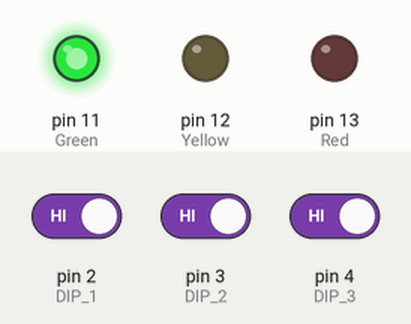
A sketch run on a simulated Arduino Uno, built with avr-gcc and run on an emulated ATmega328P. Shown: output pins drawn as LEDs (lit = HIGH). The inputs (shaded band) are chosen by the test bench; at power-on: pin 2 (DIP_1) HIGH, pin 3 (DIP_2) HIGH, pin 4 (DIP_3) HIGH.

Above: at 1.2 s.
1.3 s: pin 2 (DIP_1) driven LOW
At 2.3 s:
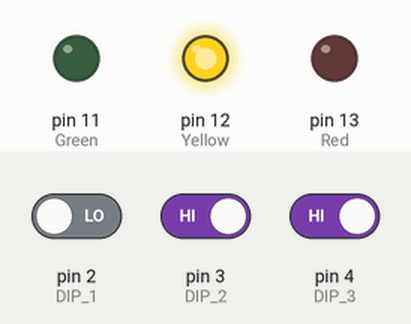
2.8 s: pin 2 (DIP_1) driven HIGH
At 3.4 s:
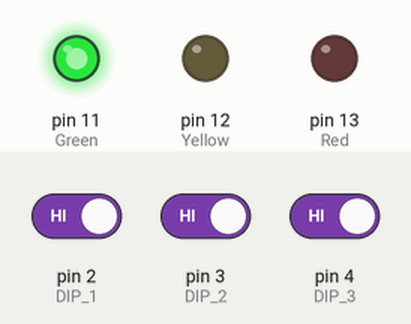
4.3 s: pin 3 (DIP_2) driven LOW
At 4.6 s:
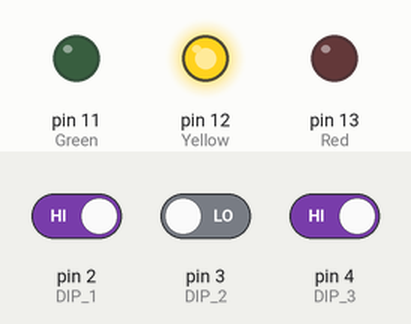
5.8 s: pin 2 (DIP_1) driven LOW and pin 4 (DIP_3) driven LOW
At 6.9 s:
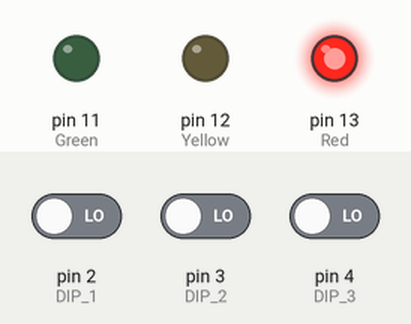
Timing chart, 0 to 8.3 s (numbered marks = the images above; inputs shaded):
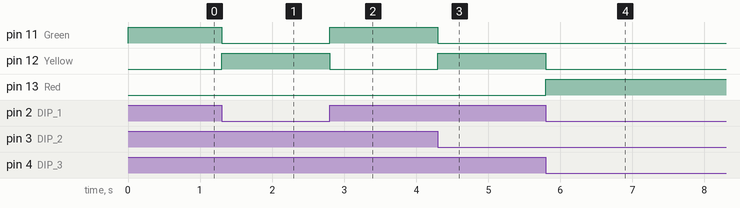

Measured:
- after the input at 1.3 s, pin 11 (Green): HIGH → LOW at once; pin 12 (Yellow): LOW → HIGH at once
- after the input at 2.8 s, pin 11 (Green): LOW → HIGH at once; pin 12 (Yellow): HIGH → LOW at once
- after the input at 4.3 s, pin 11 (Green): HIGH → LOW at once; pin 12 (Yellow): LOW → HIGH at once
- after the input at 5.8 s, pin 12 (Yellow): HIGH → LOW at once; pin 13 (Red): LOW → HIGH at once

The sketch:

smart_parking_system1.ino
```cpp
void setup() {
  pinMode(2, INPUT_PULLUP); // DIP 1
  pinMode(3, INPUT_PULLUP); // DIP 2
  pinMode(4, INPUT_PULLUP); // DIP 3

  pinMode(13, OUTPUT); // Red
  pinMode(12, OUTPUT); // Yellow
  pinMode(11, OUTPUT); // Green
}

void loop() {
  int A = digitalRead(2) == LOW;
  int B = digitalRead(3) == LOW;
  int C = digitalRead(4) == LOW;

  int occupied = A + B + C;

  if (occupied == 0) {
    digitalWrite(13, LOW);
    digitalWrite(12, LOW);
    digitalWrite(11, HIGH); // Green
  }
  else if (occupied == 3) {
    digitalWrite(13, HIGH); // Red
    digitalWrite(12, LOW);
    digitalWrite(11, LOW);
  }
  else {
    digitalWrite(13, LOW);
    digitalWrite(12, HIGH); // Yellow
    digitalWrite(11, LOW);
  }
}
```
